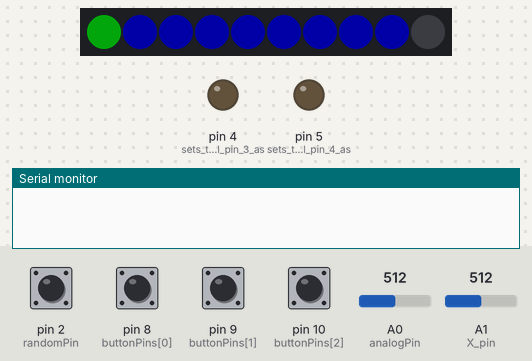
Simulated run of this sketch. Board: Arduino Uno, built with avr-gcc and run on an emulated ATmega328P. On the bench: 10 RGB LEDs in strip order, left to right, output pins drawn as LEDs (lit = HIGH), the last lines printed to the serial monitor. The test bench sets the inputs (shaded band); at power-on: pin 2 (randomPin), pin 8 (buttonPins[0]), pin 9 (buttonPins[1]), pin 10 (buttonPins[2]) HIGH, A0 (analogPin) = 512, A1 (X_pin) = 512. Dim RGB values are drawn brighter than linear.

Above: at 1.2 s.
1.3 s: A0 (analogPin) set to 471
At 2.4 s:
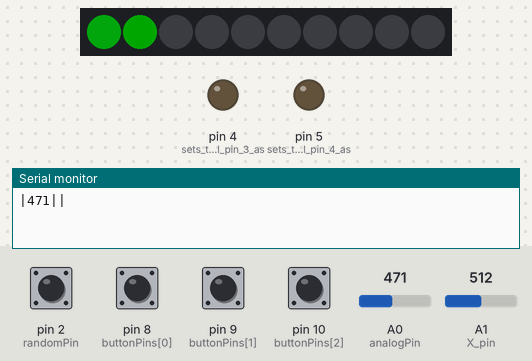
3.0 s: pin 2 (randomPin) pulled LOW for 0.15 s
At 4.1 s:
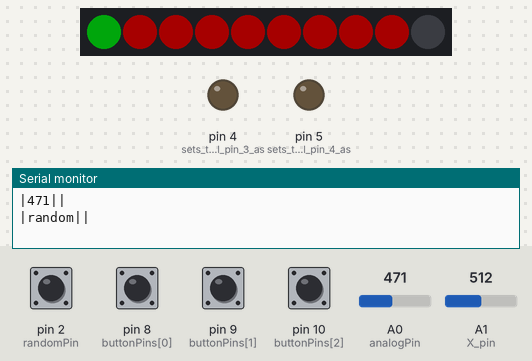
4.6 s: pin 8 (buttonPins[0]) pulled LOW for 1 s
At 5.8 s:
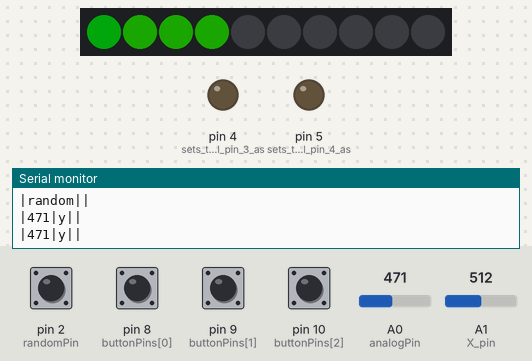
7.1 s: A1 (X_pin) set to 463
8.6 s: A1 (X_pin) set to 436
10.8 s: A0 (analogPin) set to 610
At 12.2 s:
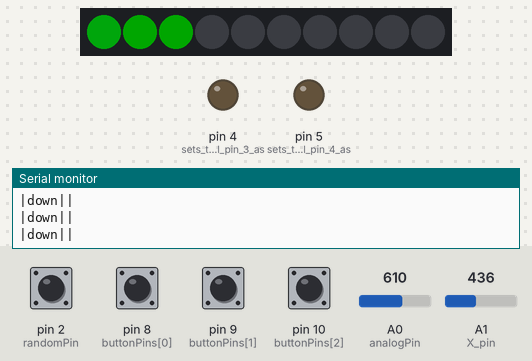
Timing chart, 0 to 13.3 s (numbered marks = the images above; inputs shaded):
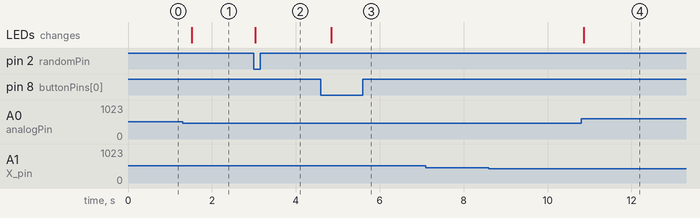

The sketch:

console.ino
```cpp
// LEDs
#include <Adafruit_NeoPixel.h>
#define LED_PIN 3
#define LED_COUNT 10
Adafruit_NeoPixel strip(LED_COUNT, LED_PIN, NEO_GRB + NEO_KHZ800);

//recipe selection
const int X_pin = A1; // analog pin connected to X output

// texture
const int ledCount = 3;    // the number of LEDs in the bar graph
const int analogPin = A0;   // the pin that the potentiometer is attached to
int potState;

// colors
int buttonPins[] = {8, 9, 10};       // an array of pin numbers to which LEDs are attached
int pinCount = 3;           // the number of pins (i.e. the length of the array)
int ButtonsState[3];
int index;
int ButtonValue;

//random
int randomPin = 2;
//int randomState = 0;


void setup() {
  //start serial connection
  Serial.begin(9600);

  // LEDs
  strip.begin();
  strip.clear();
  strip.show();
  int brightness = 40; // (max = 255)
  strip.setBrightness(brightness);
  updateDanger(512, false, false);

  //texture
  pinMode(3, OUTPUT);    // sets the digital pin 2 as output
  pinMode(4, OUTPUT);    // sets the digital pin 3 as output
  pinMode(5, OUTPUT);    // sets the digital pin 4 as output
  potState = analogRead(A0);

  //colors
  for (int index = 0; index < pinCount; index++) {
    pinMode(buttonPins[index], INPUT_PULLUP);
    ButtonsState[index] = digitalRead(buttonPins[index]);
  }

  //random
  pinMode(randomPin, INPUT_PULLUP);

}

//boolean for texture
boolean checkInRange(int x, int y, int range) {
  /*
   * check if "y" is close to "x" by "range"
   */
    int minValue = x - range;
    int maxValue = x + range;
    if (minValue <= y && y <= maxValue) {
      return false;
    }
    else {
      return true;
    }
}


void loop() {
  //read the pushbutton value into a variable
  //potentiometer loop
  int sensorVal = digitalRead(2);
  int potCurrent = analogRead(analogPin);

  boolean shouldUpdateDanger = false;
  boolean addColor = false;
  boolean doRandom = false;

  //recipe selection
  if ((analogRead(X_pin)) < 450){
    Serial.println("|down||");
  }

  if ((analogRead(X_pin)) > 600){
    Serial.println("|up||");
  }

  boolean potChanged = checkInRange(potState, potCurrent, 32);
  if (potChanged) {
    potState = potCurrent;
    Serial.print("|");
    Serial.print(potCurrent);
    Serial.println("||");
    shouldUpdateDanger = true;
  }

  //colors  loop from the lowest pin to the highest:
  for (int index = 0; index < pinCount; index++) {
    ButtonValue = digitalRead(buttonPins[index]);
    if (ButtonValue != ButtonsState[index]) {
      //Serial.print("this button has changed:");
      //Serial.println(buttonPins[index]);

      if (buttonPins[index] == 8) {
        Serial.print("|");
        Serial.print(potCurrent);
        Serial.println("|y||");
        shouldUpdateDanger = true;
        addColor = true;
      }
      else if (buttonPins[index] == 10) {
        Serial.print("|");
        Serial.print(potCurrent);
        Serial.print("|b||");
        shouldUpdateDanger = true;
        addColor = true;
      }
      else if (buttonPins[index] == 9) {
        Serial.print("|");
        Serial.print(potCurrent);
        Serial.print("|g||");
        shouldUpdateDanger = true;
        addColor = true;
      }
      ButtonsState[index] = ButtonValue;
    }
  }
  // Keep in mind the pull-up means the pushbutton's logic is inverted. It goes
  // HIGH when it's open, and LOW when it's pressed. Turn on pin 13 when the
  // button's pressed, and off when it's not:

  //random
  int randomState = digitalRead(randomPin);  // read input value

  if (randomState == LOW) {
//    Serial.println(randomState);
    Serial.println("|random||");
    shouldUpdateDanger = true;
    doRandom = true;
  }

  // handle RGB LEDs
  if (shouldUpdateDanger) {
      updateDanger(potCurrent, addColor, doRandom);
  }

  // delay in between reads for stability
  delay(300);
}


void updateDanger(int potCurrent, boolean addColor, boolean doRandom) {
  uint32_t greenColor = strip.gamma32(strip.ColorHSV(26000));
  strip.setPixelColor(0, greenColor);

  if (doRandom) {
    showDanger(9);
//    Serial.println("Danger Zone! lvl 9");
    return;
  }

  int dangerLevel;
  if (potCurrent > 512) {
    dangerLevel = map(potCurrent, 512, 1023, 1, 9);
  }
  else if (potCurrent < 512){
    dangerLevel = map(potCurrent, 512, 0, 1, 9);
  }

  if (addColor) {
    int colorDangerFactor = 2;
    dangerLevel = min(dangerLevel + colorDangerFactor, 9);
  }

  showDanger(dangerLevel);
//  Serial.println("Danger Zone! lvl " + String(dangerLevel));
  return;

}

void showDanger(int dangerLevel) {
  //  dangerLevel is an int 1 to 9
  int hue = map(dangerLevel, 1, 9, 22000, 0);
  //  Serial.println("danger hue: " + String(hue));
  for (int idx = 1; idx < 9; idx++) {
    if (idx <= dangerLevel) {
      int saturation = 128;
      int value = 128;
      uint32_t color = strip.gamma32(strip.ColorHSV(hue));
      strip.setPixelColor(idx, color);
    }
    else {
      strip.setPixelColor(idx, 0, 0, 0);
    }
  }
  strip.show();
}
```

Measured:
- the behaviour switches between 480 and 479 on A0 (analogPin) (found by bisection; images 0 and 1)
- after the input at 1.3 s, the LEDs: change after 0.22 s (image 1)
- after the input at 3.0 s, the LEDs: change at once (image 2)
- after the input at 4.6 s, the LEDs: change after 0.24 s (image 3)
- after the input at 7.1 s, every drawn part: stays the same
- after the input at 10.8 s, the LEDs: change after 0.06 s (image 4)
